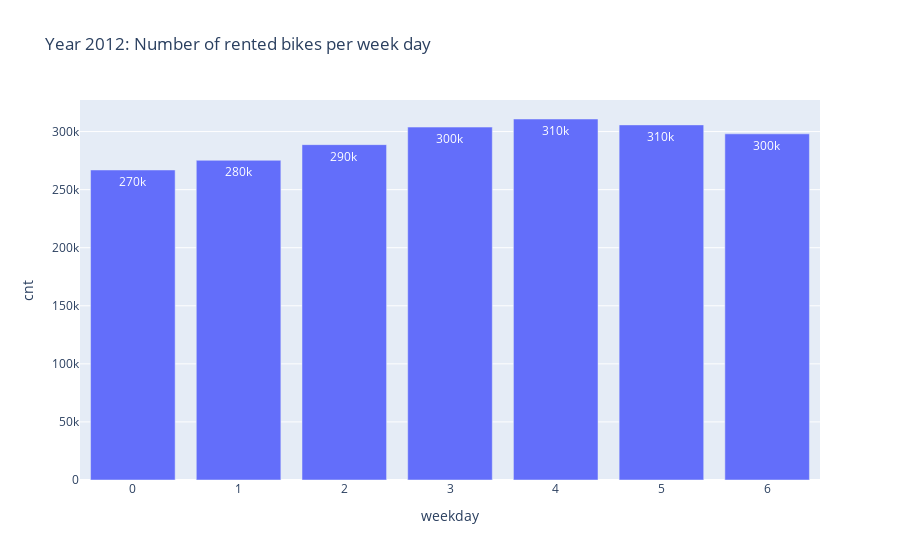

Notebook source saved alongside this figure:
### Markdown cell above
We notice again a similar hourly trend, we will dig deeper into that later to analyses the differences between weekdays and weekends.

### Code cell
df_weekday = bike_df.groupby(['yr','weekday']).sum()
df_weekday = df_weekday.reset_index()

fig = px.bar(df_weekday.loc[df_weekday.yr == 1], y='cnt', x='weekday', text_auto='.2s', title="Year 2012: Number of rented bikes per week day ")

fig.show()

### Figure 1 — Plotly figure (JSON) as saved in the notebook; plotly's stock layout.template omitted (floating-point values rounded to 4 significant figures)
{"data": [{"alignmentgroup": "True", "hovertemplate": "weekday=%{x}<br>cnt=%{y}<extra></extra>", "legendgroup": "", "marker": {"color": "#636efa", "pattern": {"shape": ""}}, "name": "", "offsetgroup": "", "orientation": "v", "showlegend": false, "textposition": "auto", "texttemplate": "%{y:.2s}", "type": "bar", "x": [0, 1, 2, 3, 4, 5, 6], "xaxis": "x", "y": [266953, 275282, 288771, 303879, 310843, 305784, 298064], "yaxis": "y"}], "layout": {"barmode": "relative", "legend": {"tracegroupgap": 0}, "title": {"text": "Year 2012: Number of rented bikes per week day "}, "xaxis": {"anchor": "y", "domain": [0, 1], "title": {"text": "weekday"}}, "yaxis": {"anchor": "x", "domain": [0, 1], "title": {"text": "cnt"}}}}
